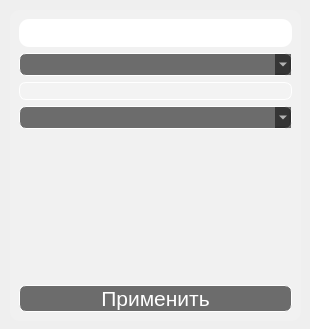
<?xml version="1.0" encoding="UTF-8"?>
<ui version="4.0">
 <class>Dialog</class>
 <widget class="QDialog" name="Dialog">
  <property name="geometry">
   <rect>
    <x>0</x>
    <y>0</y>
    <width>310</width>
    <height>329</height>
   </rect>
  </property>
  <property name="windowTitle">
   <string>Dialog</string>
  </property>
  <property name="styleSheet">
   <string notr="true">background-image: url(:/images/img_f2dwsnZ2oAX5phbKn41y.png);
</string>
  </property>
  <widget class="QFrame" name="">
   <property name="geometry">
    <rect>
     <x>10</x>
     <y>10</y>
     <width>291</width>
     <height>311</height>
    </rect>
   </property>
   <property name="styleSheet">
    <string notr="true">background-color: rgba(255, 255, 255, 30);
border-radius: 10px;
border: 0px solid  rgba(255, 255, 255, 250);</string>
   </property>
   <layout class="QVBoxLayout" name="verticalLayout">
    <item>
     <widget class="QLabel" name="label">
      <property name="font">
       <font>
        <pointsize>18</pointsize>
        <weight>75</weight>
        <bold>true</bold>
       </font>
      </property>
      <property name="styleSheet">
       <string notr="true">color: rgb(255, 255, 255);
background-color: rgb(255, 255, 255);
font-size: 18pt;
border: none;</string>
      </property>
      <property name="text">
       <string>Окно добавления</string>
      </property>
      <property name="alignment">
       <set>Qt::AlignCenter</set>
      </property>
     </widget>
    </item>
    <item>
     <widget class="QComboBox" name="comboBox">
      <property name="styleSheet">
       <string notr="true">QComboBox {
background-color: rgba(15, 15, 15, 150);
color: rgba(255, 255, 255, 255);
border: 1px solid rgba(255, 255, 255, 255);
border-radius: 7px;
font-size: 12pt;
}

QComboBox::hover {
background-color: rgba(14, 77, 201, 255);
}

QComboBox::item {
color: rgba(255, 255, 255, 255);
}</string>
      </property>
     </widget>
    </item>
    <item>
     <widget class="QLineEdit" name="lineEdit">
      <property name="styleSheet">
       <string notr="true">background-color: rgba(255, 255, 255, 30);
border-radius: 7px;
border: none;
border: 1px solid rgba(255, 255, 255, 255);</string>
      </property>
     </widget>
    </item>
    <item>
     <widget class="QComboBox" name="comboBox_2">
      <property name="styleSheet">
       <string notr="true">QComboBox {
background-color: rgba(15, 15, 15, 150);
color: rgba(255, 255, 255, 255);
border: 1px solid rgba(255, 255, 255, 255);
border-radius: 7px;
font-size: 12pt;
}

QComboBox::hover {
background-color: rgba(14, 77, 201, 255);
}

QComboBox::item {
color: rgba(255, 255, 255, 255);
}</string>
      </property>
     </widget>
    </item>
    <item>
     <spacer name="verticalSpacer_2">
      <property name="orientation">
       <enum>Qt::Vertical</enum>
      </property>
      <property name="sizeHint" stdset="0">
       <size>
        <width>20</width>
        <height>40</height>
       </size>
      </property>
     </spacer>
    </item>
    <item>
     <widget class="QPushButton" name="pushButton_set">
      <property name="font">
       <font>
        <pointsize>16</pointsize>
       </font>
      </property>
      <property name="styleSheet">
       <string notr="true">QPushButton {
background-color: rgba(15, 15, 15, 150);
color: rgba(255, 255, 255, 255);
border: 1px solid rgba(255, 255, 255, 255);
border-radius: 7px;
font-size: 16pt;
}

QPushButton::hover {
background-color: rgba(6, 176, 37, 255);
}</string>
      </property>
      <property name="text">
       <string>Применить</string>
      </property>
     </widget>
    </item>
   </layout>
  </widget>
 </widget>
 <resources>
  <include location="resource.qrc"/>
 </resources>
 <connections/>
</ui>
